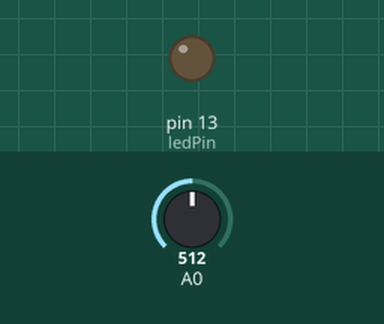
A sketch run on a simulated Arduino Uno, built with avr-gcc and run on an emulated ATmega328P. Parts: output pins drawn as LEDs (lit = HIGH). Dashed ring = blinking. The inputs (shaded band) are chosen by the test bench; at power-on: A0 = 512.

Above: at 1.2 s.
1.3 s: A0 set to 20
At 1.42 s:
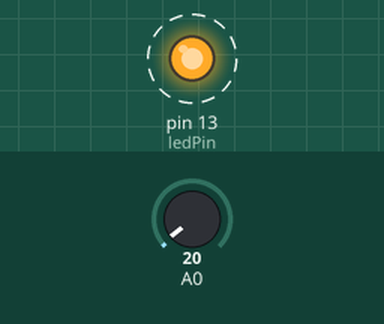
4.3 s: A0 set to 122
At 4.79 s:
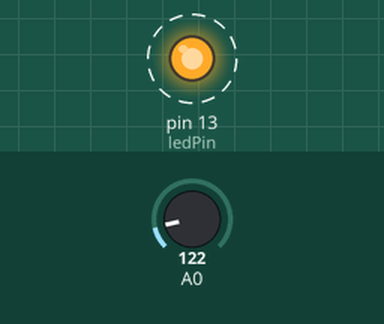
Timing chart, 0 to 13.3 s (numbered marks = the images above; inputs shaded):
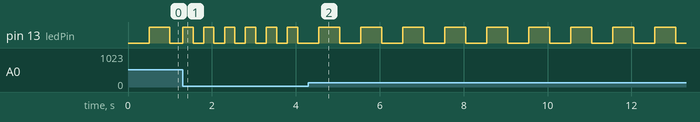

The sketch:

Temp_lm35.ino
```cpp
/*    READ FIRST
 *
 * LM35 Library
 *
 * VERSION: 1.0.1
 *
 * Author: Guilherme Gomes Zucco
 *
 * This library set the pin where is the lm35 sensor,
 * and converts the raw value to Celsius or Fahrenheit or Kelvin.
 *
 * Commands
 *
 * Set the pin with
 * LM35 name_of_variable(analog_pin);
 * exemple LM35 temp(A0);
 *
 * shows the temperature wirh:
 * name_of_variable.cel() - to show the temperature in celsius
 * name_of_variable.fah() - to show the temperature in fahrenheit
 * name_of_variable.kel() - to show the temperature in kelvin
 *
 * bellow has a example of code, enjoy;
*/
#include <LM35.h>

// setting the sensor in the pin A0
// Command - LM35 name_of_variable(analog_pin);
LM35 temp(A0);

// Define the onboard LED pin
const int ledPin = 13;  // Onboard LED pin connected to digital pin 13

//Variablw will change:
int ledstate = LOW;

//unsigned long for stroing time this can be longer than an int:
unsigned long previousMillis = 0; // will store the last time LED wasupdated
unsigned long currentMillis = 0;  // will store the time LED was active

const long delay_long = 500; // delay of 500 miliseconds:
const long delay_short = 250; // delay of 250 miliseconds:

// Function that will be executed once when connecting or resetting the Arduino
void setup()
{
  // start the Serial communication
  Serial.begin(9600);
   pinMode(ledPin, OUTPUT); // Set the LED pin as an output

}

// Function that will be executed continuously
void loop() {

 // Control the onboard LED based on temperature
 //get the temperature value in celsius
  if (temp.cel()> 30.0) {

      currentMillis = millis();

      if(currentMillis - previousMillis >= delay_long){

        previousMillis = currentMillis;

        if(ledstate == LOW){
          ledstate = HIGH;
        } else {
          ledstate = LOW;
        }

        digitalWrite(ledPin, ledstate);

      }

  } else if(temp.cel()< 30.0){

      currentMillis = millis();

      if(currentMillis - previousMillis >= delay_short){

        previousMillis = currentMillis;

        if(ledstate == LOW){
          ledstate = HIGH;
        } else {
          ledstate = LOW;
        }

        digitalWrite(ledPin, ledstate);

      }
  }
}
```

Measured:
- after the input at 1.3 s, pin 13 (ledPin): alternates HIGH for 0.25 s and LOW for 0.25 s, starting at once
- after the input at 4.3 s, pin 13 (ledPin): alternates HIGH for 0.50 s and LOW for 0.50 s, starting after 0.25 s
